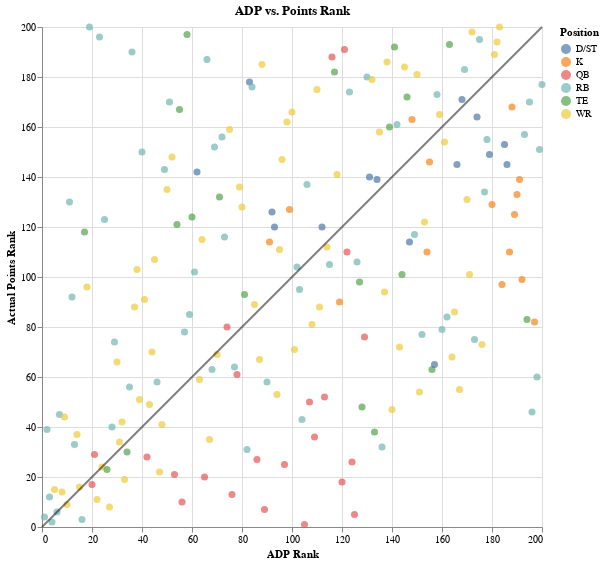

The cell this chart's notebook holds for it:
### Code cell
chart1 = make_scatter(
    "adp_rank", "points_rank", "ADP Rank", "Actual Points Rank", "ADP vs. Points Rank"
)
chart1

### Figure 1 — Vega-Lite specification as saved in the notebook (floating-point values rounded to 4 significant figures; data arrays with more than 128 entries replaced by an {"elided": "..."} marker saying what was removed)
{"$schema": "https://vega.github.io/schema/vega-lite/v2.6.0.json", "config": {"view": {"height": 300, "width": 400}}, "datasets": {"data-2fa5ea8f6221c8c81dcaa6a78d083b30": [{"x": 0, "y": 0}, {"x": 200, "y": 200}], "data-d8149c05dd37e5d53c8b1d349e2da410": {"elided": "200 records"}}, "layer": [{"data": {"name": "data-d8149c05dd37e5d53c8b1d349e2da410"}, "encoding": {"color": {"field": "pos", "legend": {"title": "Position"}, "type": "nominal"}, "tooltip": [{"field": "name", "title": "Player", "type": "nominal"}, {"field": "adp_rank", "title": "ADP Rank", "type": "quantitative"}, {"field": "points_rank", "title": "Actual Points Rank", "type": "quantitative"}, {"field": "pos", "title": "Position", "type": "nominal"}], "x": {"field": "adp_rank", "title": "ADP Rank", "type": "quantitative"}, "y": {"field": "points_rank", "title": "Actual Points Rank", "type": "quantitative"}}, "height": 500, "mark": {"size": 50, "type": "circle"}, "title": "ADP vs. Points Rank", "width": 500}, {"data": {"name": "data-2fa5ea8f6221c8c81dcaa6a78d083b30"}, "encoding": {"x": {"field": "x", "type": "quantitative"}, "y": {"field": "y", "type": "quantitative"}}, "mark": {"color": "black", "opacity": 0.5, "type": "line"}}]}
